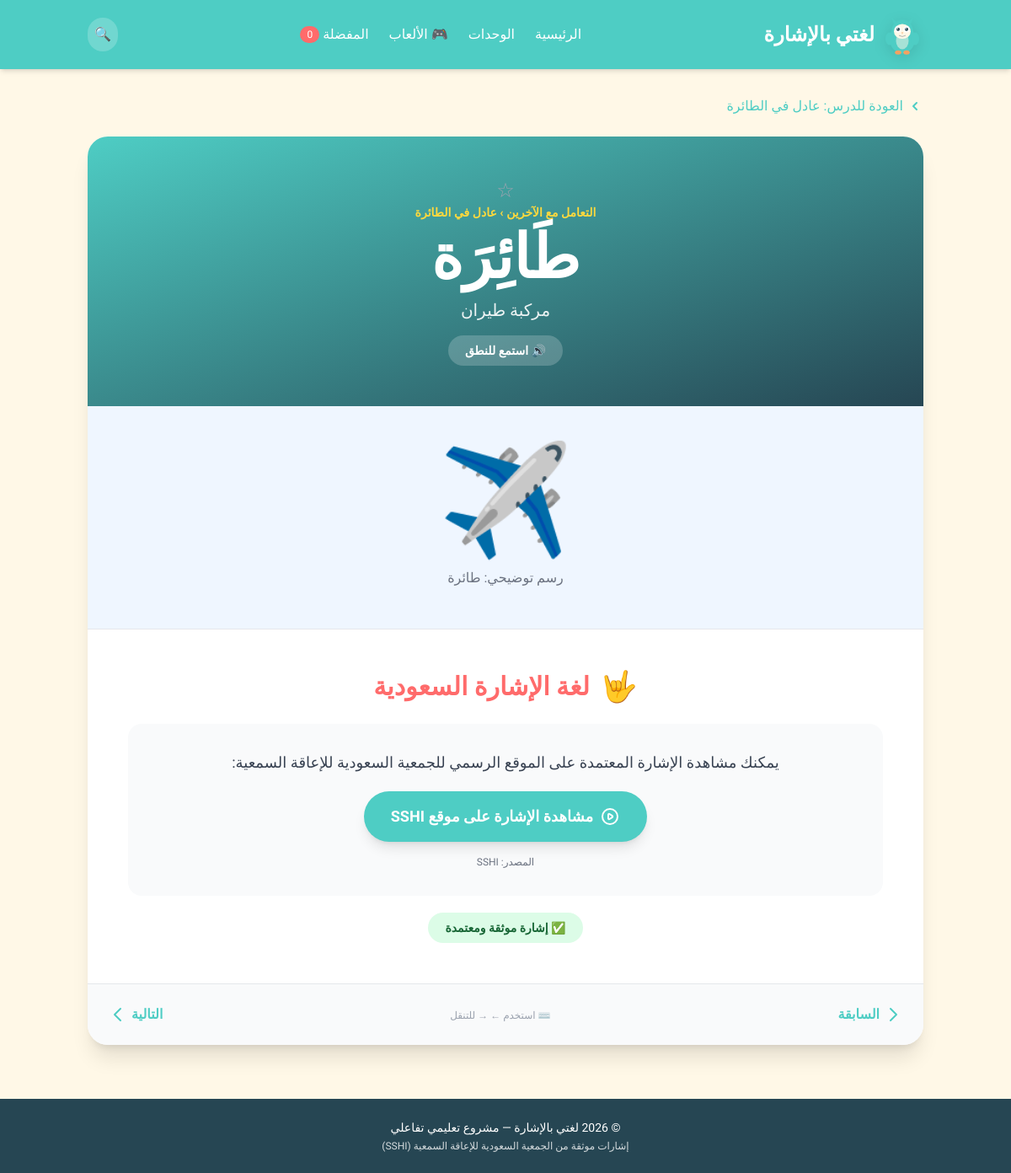
/word/101, run on the app's committed database.
### tables this page shows
CREATE TABLE lessons (
    id INTEGER PRIMARY KEY,
    unit_id INTEGER NOT NULL,
    title TEXT NOT NULL,
    lesson_order INTEGER NOT NULL,
    FOREIGN KEY (unit_id) REFERENCES units (id)
);

CREATE TABLE units (
    id INTEGER PRIMARY KEY,
    title TEXT NOT NULL,
    unit_order INTEGER NOT NULL
);

CREATE TABLE vocabulary (
    id INTEGER PRIMARY KEY,
    lesson_id INTEGER NOT NULL,
    arabic_word TEXT NOT NULL,
    diacritics TEXT,
    meaning TEXT,
    illustration_path TEXT,
    FOREIGN KEY (lesson_id) REFERENCES lessons (id)
);

CREATE TABLE sign_resources (
    id INTEGER PRIMARY KEY,
    vocabulary_id INTEGER NOT NULL,
    official_source TEXT DEFAULT 'SSHI',
    official_url TEXT,
    video_url TEXT,
    verification_status TEXT DEFAULT 'Needs Review',
    reviewer_notes TEXT,
    verified_at TEXT,
    FOREIGN KEY (vocabulary_id) REFERENCES vocabulary (id)
);

### app.py (the view)
@app.route("/word/<int:vocab_id>")
def word(vocab_id):
    db = get_db()
    word_data = db.execute("""
        SELECT v.*, l.title as lesson_title, u.title as unit_title
        FROM vocabulary v
        JOIN lessons l ON v.lesson_id = l.id
        JOIN units u ON l.unit_id = u.id
        WHERE v.id = ?
    """, (vocab_id,)).fetchone()
    if word_data is None:
        abort(404)
    sign_resource = db.execute(
        "SELECT * FROM sign_resources WHERE vocabulary_id = ?",
        (vocab_id,)
    ).fetchone()
    illustration = get_illustration(word_data['arabic_word'])
    return render_template(
        "word.html",
        word=word_data,
        sign_resource=sign_resource,
        illustration=illustration
    )

### app.py (called while the page is built)
def get_illustration(word):
    return ILLUSTRATIONS.get(word, "🖼️")

def get_db():
    if "db" not in g:
        g.db = sqlite3.connect(DB_PATH)
        g.db.row_factory = sqlite3.Row
    return g.db

### templates/word.html (shortened to what this page needs)
{% extends "base.html" %}
{% block content %}
<a href="/lesson/{{ word.lesson_id }}" class="inline-flex items-center text-teal hover:text-deep-blue font-medium mb-6">
    <svg xmlns="http://www.w3.org/2000/svg" class="h-5 w-5 ml-1" viewBox="0 0 20 20" fill="currentColor">
        <path fill-rule="evenodd" d="M12.707 5.293a1 1 0 010 1.414L9.414 10l3.293 3.293a1 1 0 01-1.414 1.414l-4-4a1 1 0 010-1.414l4-4a1 1 0 011.414 0z" clip-rule="evenodd" />
    </svg>
    العودة للدرس: {{ word.lesson_title }}
</a>
<div class="bg-white rounded-3xl shadow-xl overflow-hidden">
    <div class="bg-gradient-to-br from-teal to-deep-blue text-white p-8 md:p-12 text-center relative">
        <button data-fav-toggle="{{ word.id }}"
                class="absolute top-4 left-4 text-3xl text-gray-400 hover:text-coral transition"
                title="أضف للمفضلة">☆</button>
        <p class="text-warm-yellow font-bold mb-2 text-sm">{{ word.unit_title }} › {{ word.lesson_title }}</p>
        <h1 class="text-5xl md:text-7xl font-extrabold mb-3 leading-tight">
            {{ word.diacritics or word.arabic_word }}
        </h1>
        {% if word.meaning %}
        <p class="text-lg md:text-xl opacity-90">{{ word.meaning }}</p>
        {% endif %}
        <button id="tts-btn" data-word="{{ word.arabic_word }}"
                class="mt-4 bg-white/20 hover:bg-white/30 text-white font-bold py-2 px-5 rounded-full text-sm transition inline-flex items-center gap-2">
            🔊 استمع للنطق
        </button>
    </div>
    <div class="bg-blue-50 p-8 md:p-12 flex items-center justify-center min-h-[250px]">
        <div class="text-center">
            <div class="text-9xl mb-4 animate-bounce">{{ illustration }}</div>
            <p class="text-gray-500 font-medium">رسم توضيحي: {{ word.arabic_word }}</p>
        </div>
    </div>
    <div class="p-8 md:p-12 border-t">
        <h2 class="text-2xl md:text-3xl font-extrabold text-coral mb-6 flex items-center justify-center gap-3">
            <span class="text-4xl">🤟</span>
            لغة الإشارة السعودية
        </h2>
        {% if sign_resource and sign_resource.official_url %}
            <div class="bg-gray-50 rounded-2xl p-6 md:p-8 text-center">
                <p class="text-gray-700 mb-5 text-lg">
                    يمكنك مشاهدة الإشارة المعتمدة على الموقع الرسمي للجمعية السعودية للإعاقة السمعية:
                </p>
                <a href="{{ sign_resource.official_url }}" target="_blank" rel="noopener noreferrer"
                   class="inline-flex items-center gap-2 bg-teal hover:bg-teal-700 text-white font-bold py-4 px-8 rounded-full text-lg shadow-lg transition transform hover:scale-105">
                    مشاهدة الإشارة على موقع SSHI
                </a>
                <p class="text-xs text-gray-500 mt-4">المصدر: {{ sign_resource.official_source or 'SSHI' }}</p>
            </div>
            {% if sign_resource.verification_status == 'Verified' %}
                <div class="mt-5 text-center">
                    <span class="inline-flex items-center gap-2 px-5 py-2 rounded-full text-sm font-bold bg-green-100 text-green-800">
                        ✅ إشارة موثقة ومعتمدة
                    </span>
                </div>
            {% else %}
                <div class="mt-5 text-center">
                    <span class="inline-flex items-center gap-2 px-5 py-2 rounded-full text-sm font-bold bg-yellow-100 text-yellow-800">
                        ⚠️ تحتاج مراجعة
                    </span>
                </div>
            {% endif %}
        {% else %}
            <div class="bg-gray-50 rounded-2xl p-8 text-center">
                <div class="text-5xl mb-3">🔍</div>
                <p class="text-gray-700 font-bold text-lg">الإشارة غير متوفرة حالياً</p>
                <p class="text-sm text-gray-500 mt-2">جاري العمل على توثيق الإشارة من المصادر الرسمية.</p>
            </div>
        {% endif %}
    </div>
    <div class="bg-gray-50 p-6 flex justify-between items-center border-t">
        <button id="prev-btn"
                class="flex items-center text-teal hover:text-deep-blue font-bold disabled:opacity-40 disabled:cursor-not-allowed transition">
            <svg xmlns="http://www.w3.org/2000/svg" class="h-6 w-6 ml-1" fill="none" viewBox="0 0 24 24" stroke="currentColor">
                <path stroke-linecap="round" stroke-linejoin="round" stroke-width="2" d="M9 5l7 7-7 7" />
            </svg>
            <span class="hidden sm:inline">السابقة</span>
        </button>
        <div class="text-center">
            <span class="text-xs text-gray-400">⌨️ استخدم ← → للتنقل</span>
        </div>
        <button id="next-btn"
                class="flex items-center text-teal hover:text-deep-blue font-bold disabled:opacity-40 disabled:cursor-not-allowed transition">
            <span class="hidden sm:inline">التالية</span>
            <svg xmlns="http://www.w3.org/2000/svg" class="h-6 w-6 mr-1" fill="none" viewBox="0 0 24 24" stroke="currentColor">
                <path stroke-linecap="round" stroke-linejoin="round" stroke-width="2" d="M15 19l-7-7 7-7" />
            </svg>
        </button>
    </div>
</div>
{% endblock %}

### static/css/styles.css (style rules this page uses)
body { font-family: 'Tajawal', sans-serif; background-color: #F8FAFC; }
html { scroll-behavior: smooth; }
h1, h2, h3, h4, h5, h6 { font-family: 'Tajawal', sans-serif; letter-spacing: 0; }

### static/css/characters.css (style rules this page uses)
:root { --warm-yellow: #FFD93D; --teal: #4ECDC4; --coral: #FF6B6B; --soft-purple: #A78BFA; --warm-orange: #F4A261; --deep-blue: #264653; --cream: #FFF8E7; }

### data on the page
lessons: lesson_title "عادل في الطائرة"
units: unit_title "التعامل مع الآخرين"
vocabulary: diacritics "طَائِرَة", meaning "مركبة طيران", arabic_word "طائرة"
sign_resources: official_source "SSHI"

### other printed values
{{ illustration }} "✈️"
